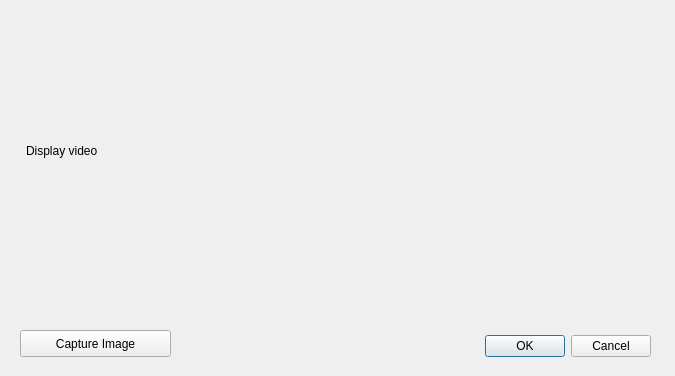
<?xml version="1.0" encoding="UTF-8"?>
<ui version="4.0">
 <class>VideoCapt</class>
 <widget class="QDialog" name="VideoCapt">
  <property name="geometry">
   <rect>
    <x>0</x>
    <y>0</y>
    <width>675</width>
    <height>376</height>
   </rect>
  </property>
  <property name="windowTitle">
   <string>Dialog</string>
  </property>
  <widget class="QDialogButtonBox" name="buttonBox">
   <property name="geometry">
    <rect>
     <x>310</x>
     <y>330</y>
     <width>341</width>
     <height>32</height>
    </rect>
   </property>
   <property name="orientation">
    <enum>Qt::Horizontal</enum>
   </property>
   <property name="standardButtons">
    <set>QDialogButtonBox::Cancel|QDialogButtonBox::Ok</set>
   </property>
  </widget>
  <widget class="QPushButton" name="pushButton">
   <property name="geometry">
    <rect>
     <x>20</x>
     <y>330</y>
     <width>151</width>
     <height>27</height>
    </rect>
   </property>
   <property name="text">
    <string>Capture Image</string>
   </property>
  </widget>
  <widget class="QLabel" name="label">
   <property name="geometry">
    <rect>
     <x>26</x>
     <y>20</y>
     <width>631</width>
     <height>261</height>
    </rect>
   </property>
   <property name="text">
    <string>Display video</string>
   </property>
  </widget>
 </widget>
 <resources/>
 <connections>
  <connection>
   <sender>buttonBox</sender>
   <signal>accepted()</signal>
   <receiver>VideoCapt</receiver>
   <slot>accept()</slot>
   <hints>
    <hint type="sourcelabel">
     <x>248</x>
     <y>254</y>
    </hint>
    <hint type="destinationlabel">
     <x>157</x>
     <y>274</y>
    </hint>
   </hints>
  </connection>
  <connection>
   <sender>buttonBox</sender>
   <signal>rejected()</signal>
   <receiver>VideoCapt</receiver>
   <slot>reject()</slot>
   <hints>
    <hint type="sourcelabel">
     <x>316</x>
     <y>260</y>
    </hint>
    <hint type="destinationlabel">
     <x>286</x>
     <y>274</y>
    </hint>
   </hints>
  </connection>
 </connections>
</ui>
